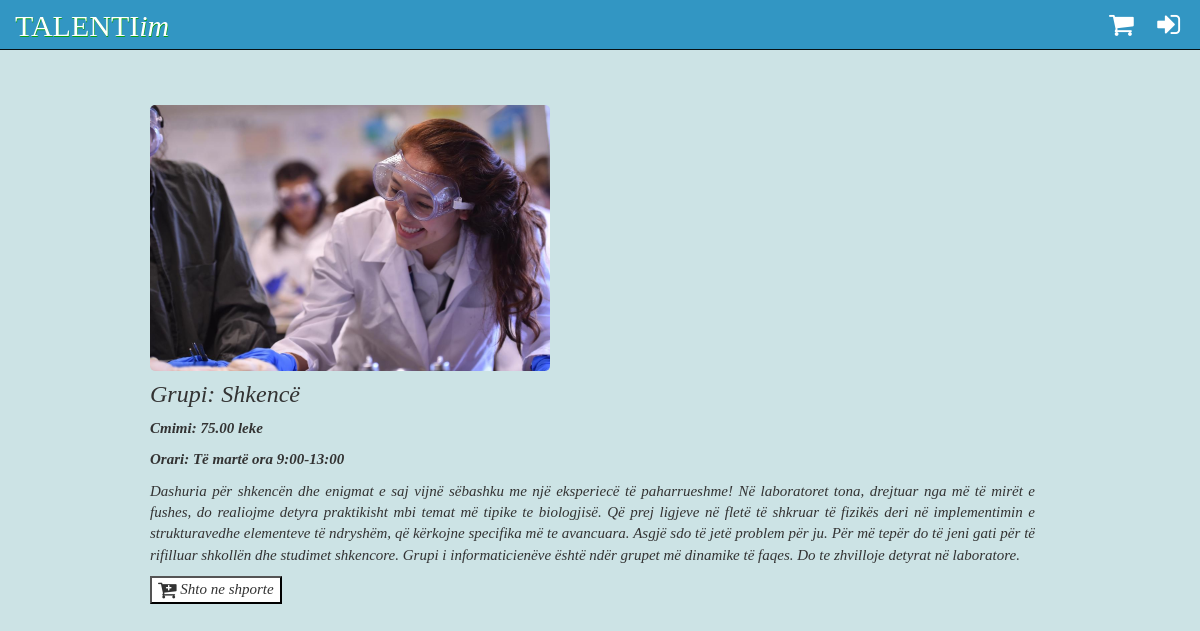
The page /grupi.php?id_gr=2 on the database its author committed.
### tables this page shows
CREATE TABLE `grupet` (
  `id_grupi` int(11) NOT NULL,
  `emer_grupi` varchar(100) NOT NULL,
  `pershkrimi` varchar(700) NOT NULL,
  `orari` varchar(100) NOT NULL,
  `foto_grupi` varchar(200) NOT NULL,
  `cmimi` double(6,2) NOT NULL
);

### grupi.php (the view, shortened to what this page needs)
<?php
require 'includes/headerIndex.php';
?>
	<div class="wrapper">
		<?php
			$id_grupi=$_GET['id_gr'];
			$query_grupi="select * from grupet where id_grupi=$id_grupi";
			$result=mysqli_query($connection, $query_grupi);
			$row=mysqli_fetch_assoc($result);
		?>
					<div id="grupiPlote">
						<img src="foto/kampet/<?php echo $row['foto_grupi']; ?>" class="foto_grupi">
						<div class="detaje"><strong>
							<h3>Grupi: <?php echo $row['emer_grupi']; ?></h3>
							<p>Cmimi: <?php echo $row['cmimi']; ?> leke</p>
							<p>Orari: <?php echo $row['orari']; ?></p></strong>
							<p><?php echo $row['pershkrimi'];?></p>
							<p><form action="#" method="get">
								<button type="submit" name="shtoShporte"
								><i class="fa fa-cart-plus fa-lg"></i> Shto ne shporte</button>
							</form></p>
						</div>
					</div>
		</div>
</body>
</html>

### css/loggedIn.css (style rules this page uses)
body { background-color: #CCE3E5; font-family: 'Quicksand-Regular'; }
.wrapper { position: relative; top: 50px; margin: 0 auto; padding: 0 10px; width: 80%; min-width: 950px; }
button, input[type=submit] { background-color: white; }

### css/index.css (style rules this page uses)
.wrapper { position: absolute; padding: 15px; padding-right: 30px; width: 80%; top: 90px; left: 120px; }
.foto_grupi { max-height: 200px; max-width: 300px; border-radius: 5px; transition: border 1s; margin-left: 15px; }
div.detaje { margin-left: 10px; padding: 10px; margin: 5px; text-align: justify; }
#grupiPlote .detaje { margin-top: -20px; }
#grupiPlote .detaje { font-size: 1.5rem; }
#grupiPlote .foto_grupi { max-width: 400px; max-height: 350px; }

### rows shown on the page
grupet: foto_grupi (picture), emer_grupi "Shkencë", cmimi "75.00", orari "Të martë ora 9:00-13:00", pershkrimi "Dashuria për shkencën dhe enigmat e saj vijnë sëbashku me një eksperiecë të paharrueshme! Në laboratoret tona, drejtuar nga më të mirët e fushes, do realiojme detyra praktikisht mbi temat më tipike te biologjisë. Që prej ligjeve në fletë të shkruar të fizikës deri në implementimin e strukturavedhe elementeve të ndryshëm, që kërkojne specifika më te avancuara. Asgjë sdo të jetë problem për ju. Për më tepër do të jeni gati për të rifilluar shkollën dhe studimet shkencore. Grupi i informaticienëve është ndër grupet më dinamike të faqes. Do te zhvilloje detyrat në laboratore."
